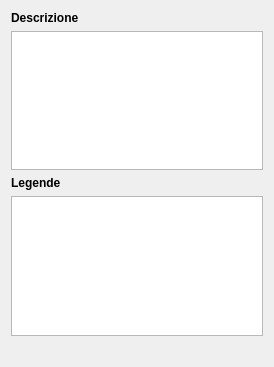
<?xml version="1.0" encoding="UTF-8"?>
<ui version="4.0">
 <class>DescrizioneForm</class>
 <widget class="QWidget" name="DescrizioneForm">
  <property name="geometry">
   <rect>
    <x>0</x>
    <y>0</y>
    <width>274</width>
    <height>367</height>
   </rect>
  </property>
  <property name="windowTitle">
   <string>Form</string>
  </property>
  <layout class="QVBoxLayout" name="verticalLayout">
   <item>
    <widget class="QLabel" name="label_2">
     <property name="font">
      <font>
       <weight>75</weight>
       <bold>true</bold>
      </font>
     </property>
     <property name="text">
      <string>Descrizione</string>
     </property>
    </widget>
   </item>
   <item>
    <widget class="QTextEdit" name="descrizione"/>
   </item>
   <item>
    <widget class="QLabel" name="label_3">
     <property name="font">
      <font>
       <weight>75</weight>
       <bold>true</bold>
      </font>
     </property>
     <property name="text">
      <string>Legende</string>
     </property>
    </widget>
   </item>
   <item>
    <widget class="QListView" name="legende"/>
   </item>
   <item>
    <widget class="ImgMoneta" name="img">
     <property name="text">
      <string/>
     </property>
     <property name="pixmap">
      <pixmap resource="../../../resources/resources.qrc">:/img/SRI.png</pixmap>
     </property>
    </widget>
   </item>
  </layout>
 </widget>
 <customwidgets>
  <customwidget>
   <class>ImgMoneta</class>
   <extends>QLabel</extends>
   <header>imgmoneta.h</header>
  </customwidget>
 </customwidgets>
 <resources>
  <include location="../../../resources/resources.qrc"/>
 </resources>
 <connections/>
</ui>
